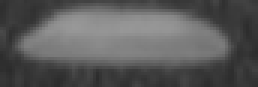
%> input picture Codes for Exercise 7/1.jpg, 86 x 29 px (shown 3 times larger)
$ octave 1.1.m   (GNU Octave 9; MATLAB toolbox functions it lacks are replaced by stand-ins)
%> lines starting %> are read from the running program, lines starting %| are printed output that depends on the picture; in (x1, y1, x2, y2) boxes, pixels count from 0 and x2, y2 are one past the last pixel; in counts of white or black regions, pixels touching at a corner belong together; the program's own positions count from 1
%in barnamei baraye POLYGONAL APPROXIMATION ast,BARAYE
%EJRAYE BARNAME HAME BARNAME RA ENTEKHAB KARDE(Ctrl+A & Ctrl+C)VA DAR Command
%Window MATLAB PASTE KONID.
clc;
clear all;
close all;
Img = imread('1.jpg');
%> Img is the input picture: size 29x86x3 uint8; min 43, max 152, mean 90
figure(1);
imshow(Img);title('tasvire vorudi');
BI = im2bw(Img, graythresh(Img));
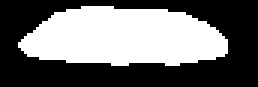
%> BI: size 29x86 logical (shown 3 times larger); 43.2% white; 1 white region, box (x1, y1, x2, y2) and area: (6, 2, 76, 22) 1078
[M,N] = bwboundaries(BI,'noholes');
%> M = 1 boundary; box (x1, y1, x2, y2) and points: (6, 2, 76, 22) 144
figure(2);imshow(label2rgb(N, @jet, [.5 .5 .5]))
%> after `imshow(label2rgb(N, @jet, [.5 .5 .5]))`:
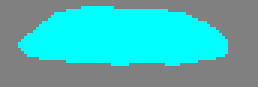
%> displayed picture: size 29x86x3, on the screen's scale of 0 to 255 (shown 3 times larger); mean R, G, B 72.7, 182.9, 182.9
hold on
for k = 1:length(M)
    boundary = M{k};
    plot(boundary(:,2), boundary(:,1), 'w', 'LineWidth', 2)
end
%> this loop made 1 pass
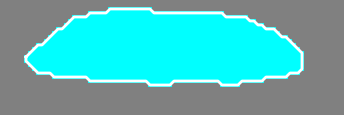
%> figure redrawn from the program's plot data; shown 4 times larger
hold off

close(gcf)
bb = false(15,40);
bb(5:10,10:30) = true;
M = bwboundaries(bb);
boundary = M{1};
figure(3);imshow(bb)
hold on
plot(boundary(:,2), boundary(:,1))
plot(boundary(:,2), boundary(:,1), '*')
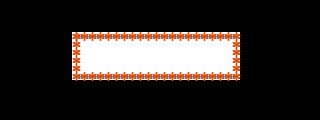
%> figure redrawn from the program's plot data; shown 8 times larger
hold off
x = [10 30 30 10 10];
y = [5 5 10 10 5];
figure(4);imshow(bb);title('tasvire khoruji');
hold on
plot(x, y)
plot(x, y, '*')
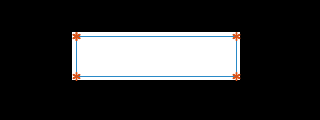
%> figure redrawn from the program's plot data; shown 8 times larger; its title reads 'tasvire khoruji'
hold off

$ run again, with Codes for Exercise 7/4.tif saved as Codes for Exercise 7/1.jpg
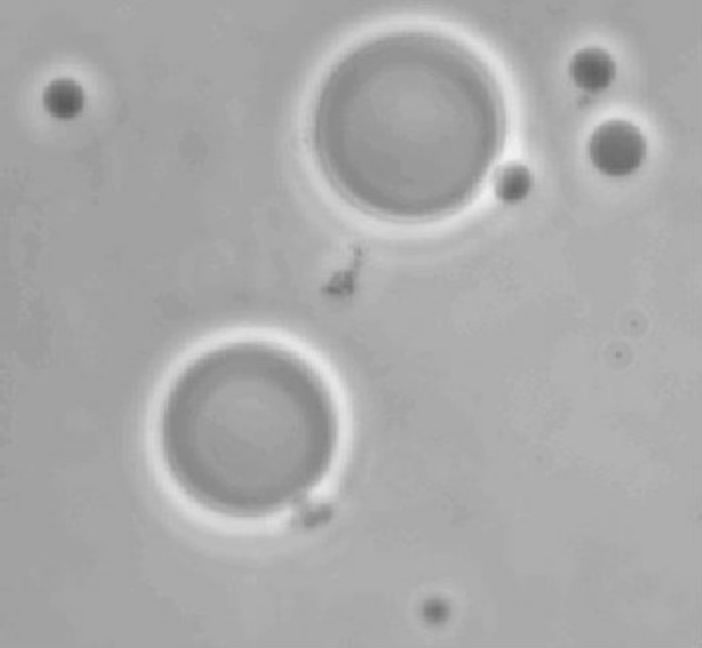
%> input picture Codes for Exercise 7/4.tif, 702 x 648 px
%> Img is the input picture: size 648x702 uint8; min 90, max 242, mean 169.6
%> BI: size 648x702 logical; 10.6% white; 35 white regions (29 under 20 px), largest, box (x1, y1, x2, y2) and area: (285, 9, 557, 272) 22922, (137, 320, 361, 564) 17675, (571, 94, 670, 207) 4674, (559, 30, 632, 80) 1459, (33, 63, 98, 106) 1059, (438, 587, 460, 598) 96
%> `[M,N] = bwboundaries(BI,'noholes');`:
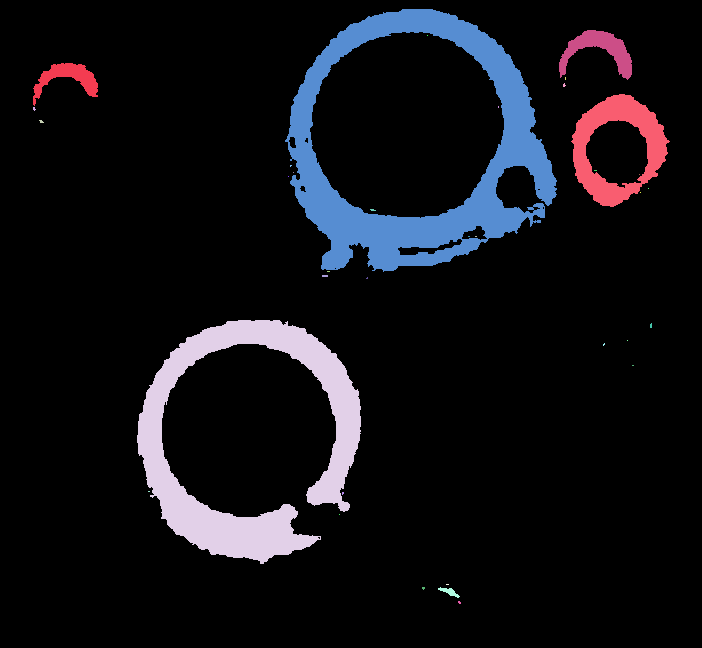
%> N: size 648x702 double; 36 distinct labels, from 0 to 35; one colour per label, 0 black
%> M = 35 boundaries; largest, box (x1, y1, x2, y2) and points: (137, 320, 361, 564) 1360, (285, 9, 557, 272) 1137, (571, 94, 670, 207) 317, (559, 30, 632, 80) 234, (33, 63, 98, 106) 203
%> the loop `for k = 1:length(M)` made 35 passes
%> boundary on passes 5, 7, 8, 9, 11, 12, 13, 14: [492 149; 492 150; 492 149], [177 289; 177 289], [166 291; 166 292; 167 291; 166 291], [173 294; 173 294], [272 328; 272 329; 272 330; 272 329; 272 328], [515 340; 515 340], [493 343; 493 344; 494 344; 495 343; 494 343; 493 343], [279 367; 278 368; 279 368; 279 367]
%> after the loop `for k = 1:length(M)`:
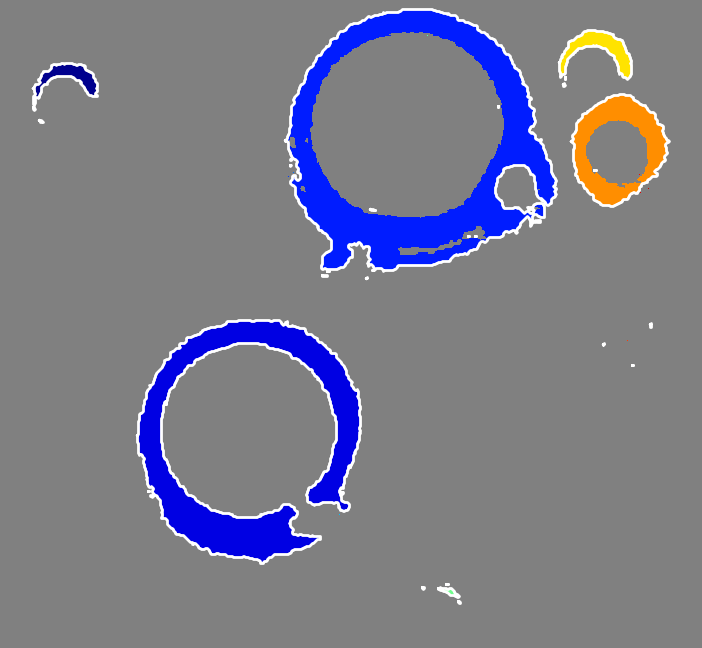
%> figure redrawn from the program's plot data

$ run again, with Codes for Exercise 7/5.tif saved as Codes for Exercise 7/1.jpg
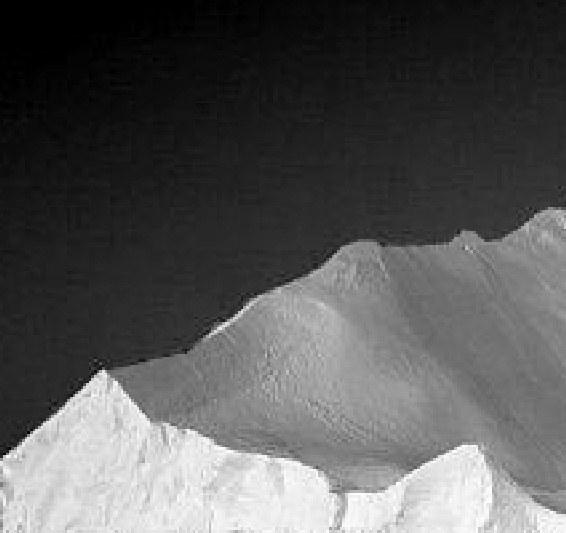
%> input picture Codes for Exercise 7/5.tif, 566 x 533 px
%> Img is the input picture: size 533x566 uint8; min 0, max 255, mean 87.3
%> BI: size 533x566 logical; 43% white; 2 white regions (1 under 20 px), largest, box (x1, y1, x2, y2) and area: (0, 207, 566, 533) 129621
%> `[M,N] = bwboundaries(BI,'noholes');`:
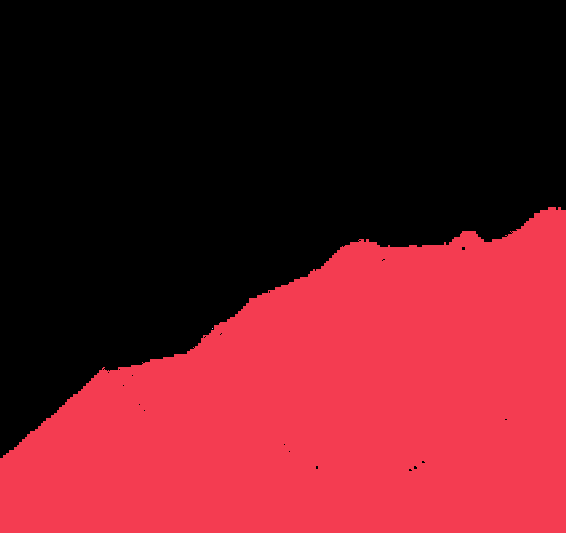
%> N: size 533x566 double; 3 distinct labels, from 0 to 2; one colour per label, 0 black
%> M = 2 boundaries; box (x1, y1, x2, y2) and points: (0, 207, 566, 533) 1738, (212, 328, 213, 329) 2
%> the loop `for k = 1:length(M)` made 2 passes
%> boundary on pass 2: [329 213; 329 213]
%> after the loop `for k = 1:length(M)`:
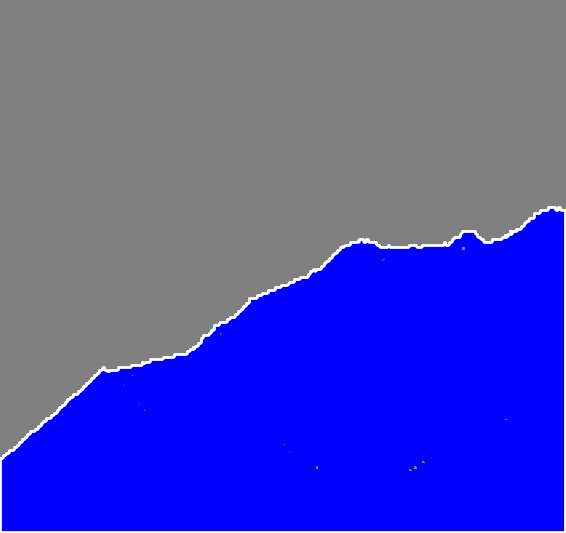
%> figure redrawn from the program's plot data
